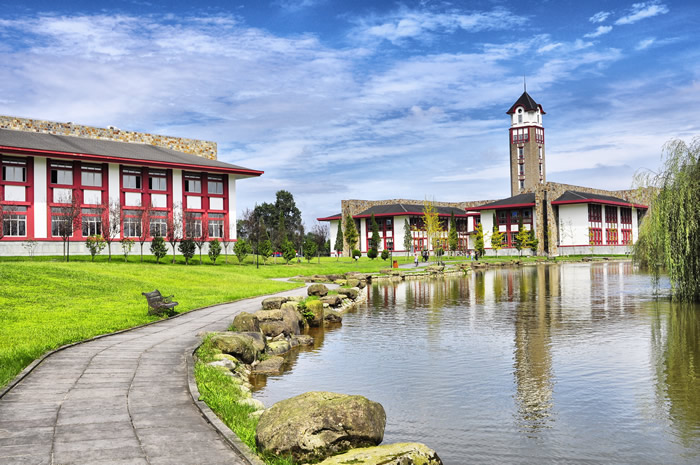
#> input picture 1.jpg, 700 x 465 px
$ python exp_2.py
#> lines starting #> are read from the running program, lines starting #| are printed output that depends on the picture
import random

import numpy as np
import cv2
import matplotlib.pyplot as plt

plt.rcParams['font.sans-serif'] = ['SimHei']


def link(r, a, b, c, d):
    ab = [a, b]
    cd = [c, d]
    s = ((cd[1] - cd[0]) / (ab[1] - ab[0])) * (r - ab[0]) + cd[0]
    return s


def global_linear_transmation(im, c=0, d=255):
    img = im.copy()
    maxV = img.max()
    minV = img.min()
    if maxV == minV:
        return np.uint8(img)
    for i in range(img.shape[0]):
        for j in range(img.shape[1]):
            img[i, j] = ((d - c) / (maxV - minV)) * (img[i, j] - minV) + c
            return np.uint8(img)


def gamma_trans(img, gamma):
    gamma_table = [np.power(x / 255.0, gamma) * 255.0 for x in range(256)]
    gamma_table = np.round(np.array(gamma_table)).astype(np.uint8)
    return cv2.LUT(img, gamma_table)


img = cv2.imread('1.jpg')
#> img is the input picture: shape (465, 700, 3); mean B, G, R 162.3, 162, 152.7
img = cv2.cvtColor(img, cv2.COLOR_BGR2RGB)
plt.subplot(4, 3, 1)
dark_img = gamma_trans(img, 4)
plt.title("变暗后")
plt.imshow(dark_img)

plt.subplot(4, 3, 2)
light_img = gamma_trans(img, 0.4)
plt.title("变亮后")
plt.imshow(light_img)

plt.subplot(4, 3, 3)
low_contrast_img = cv2.convertScaleAbs(img, alpha=0.5, beta=128)
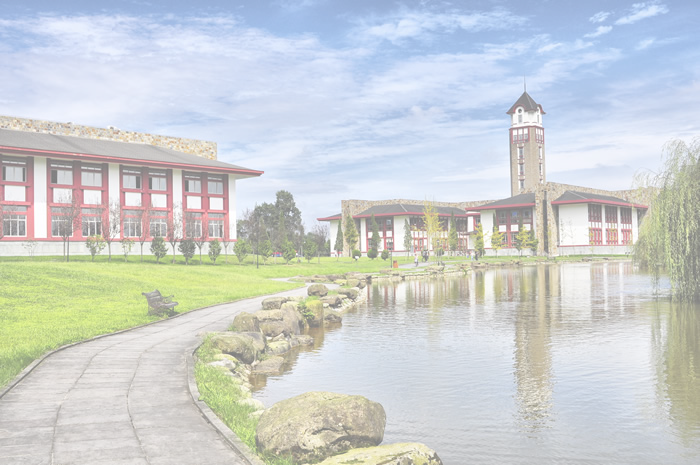
#> low_contrast_img: shape (465, 700, 3); mean R, G, B 204.3, 209, 209.1
plt.title("降低对比度")
plt.imshow(low_contrast_img)

plt.subplot(4, 3, 4)
hist1 = cv2.calcHist([dark_img], [0], None, [256], [0, 255])
#> hist1 = 256 values, max 13872 at index 1, min 0 at index 51, mean 1269.4
plt.plot(hist1)

plt.subplot(4, 3, 5)
hist2 = cv2.calcHist([light_img], [0], None, [256], [0, 255])
#> hist2 = 256 values, max 7836 at index 217, min 0 at index 1, mean 1268.8
plt.plot(hist2)

plt.subplot(4, 3, 6)
hist3 = cv2.calcHist([low_contrast_img], [0], None, [256], [0, 255])
#> hist3 = 256 values, max 11746 at index 212, min 0 at index 0, mean 1268.8
plt.plot(hist3)

plt.subplot(4, 3, 7)
gray_img = cv2.cvtColor(img, cv2.COLOR_BGR2GRAY)
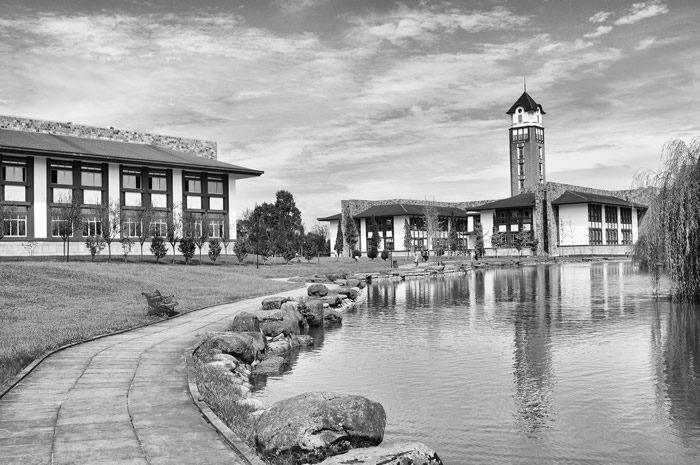
#> gray_img: shape (465, 700); min 0, max 255, mean 161
equalized_img = cv2.equalizeHist(gray_img)
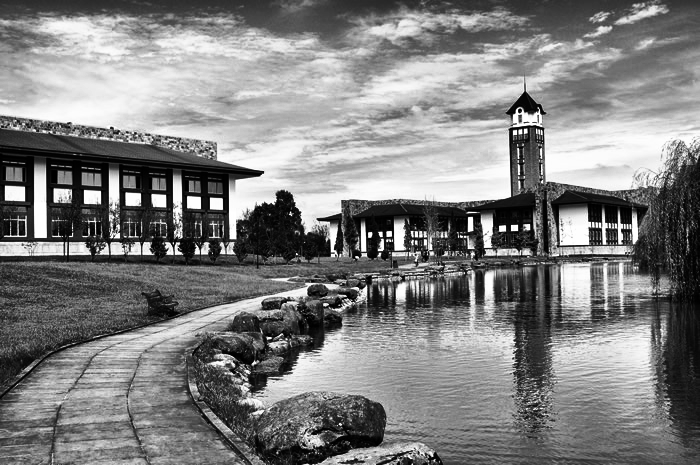
#> equalized_img: shape (465, 700); min 0, max 255, mean 128.3
plt.title("均衡化处理")
plt.imshow(equalized_img)

plt.subplot(4, 3, 8)
plt.title("全局线性变换")
globals_transform = global_linear_transmation(img, d=222)
#> in global_linear_transmation, `maxV = img.max()`: maxV = 255
#> in global_linear_transmation, `minV = img.min()`: minV = 0
#> after the loop in global_linear_transmation, `for i in range(img.shape[0]):`: img: shape (465, 700, 3); mean R, G, B 152.7, 162, 162.3
plt.imshow(globals_transform)

plt.subplot(4, 3, 9)
gamma_ = gamma_trans(img, 1)
plt.title("gamma")
plt.imshow(gamma_)
plt.subplot(4, 3, 11)
hist4 = cv2.calcHist([gray_img], [0], None, [256], [0, 255])
#> hist4 = 256 values, max 3443 at index 203, min 0 at index 255, mean 1271.3
plt.plot(hist4)
plt.subplot(4, 3, 12)
hist5 = cv2.calcHist([globals_transform], [0], None, [256], [0, 255])
#> hist5 = 256 values, max 4035 at index 170, min 0 at index 255, mean 1269.4
plt.plot(hist5)
plt.subplot(4, 3, 10)
hist6 = cv2.calcHist([gamma_], [0], None, [256], [0, 255])
#> hist6 has the same summary as hist5
plt.plot(hist6)
plt.show()
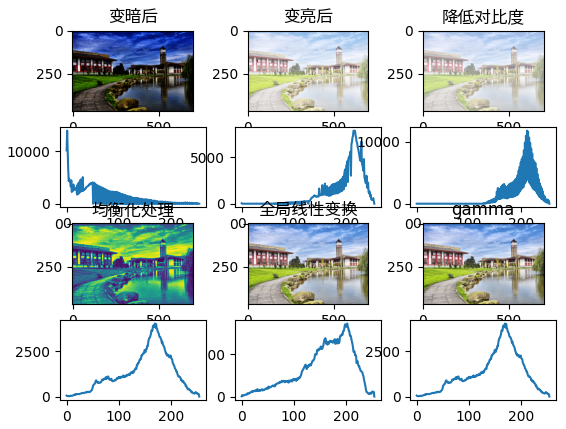
#> figure drawn by matplotlib, 12 panels; panel 4: curve peaks at x = 1, y = 13872; panel 5: curve peaks at x = 217, y = 7836; panel 6: curve peaks at x = 212, y = 11746; panel 10: curve peaks at x = 203, y = 3443


def addSaltAndPepper(src, percentage):
#> called with percentage = 0.05
    NoiseImg = src.copy()
    NoiseNum = int(percentage * src.shape[0] * src.shape[1])
#> NoiseNum = 16275
    for i in range(NoiseNum):
        randX = random.randint(0, src.shape[0] - 1)
        randY = random.randint(0, src.shape[1] - 1)
        if random.randint(0, 1) == 0:
            NoiseImg[randX, randY] = 0
        else:
            NoiseImg[randX, randY] = 255
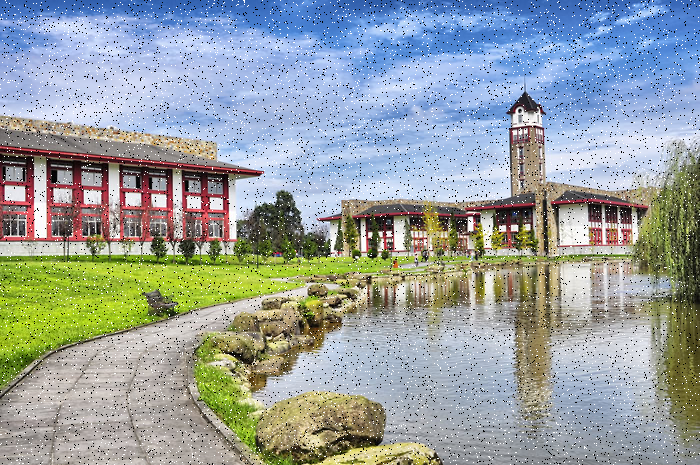
#> NoiseImg: shape (465, 700, 3); mean R, G, B 151.4, 160.2, 160.6
    return NoiseImg


def addGaussianNoise(src, means, sigma):
#> called with means = 0, sigma = 0.05
    NoiseImg = src / src.max()
    rows = NoiseImg.shape[0]
#> rows = 465
    cols = NoiseImg.shape[1]
#> cols = 700
    for i in range(rows):
        for j in range(cols):
            NoiseImg[i, j] = NoiseImg[i, j] + random.gauss(means, sigma)
            if (NoiseImg[i, j] < 0).all():
                NoiseImg[i, j] = 0
            elif (NoiseImg[i, j] > 1).all():
                NoiseImg[i, j] = 1
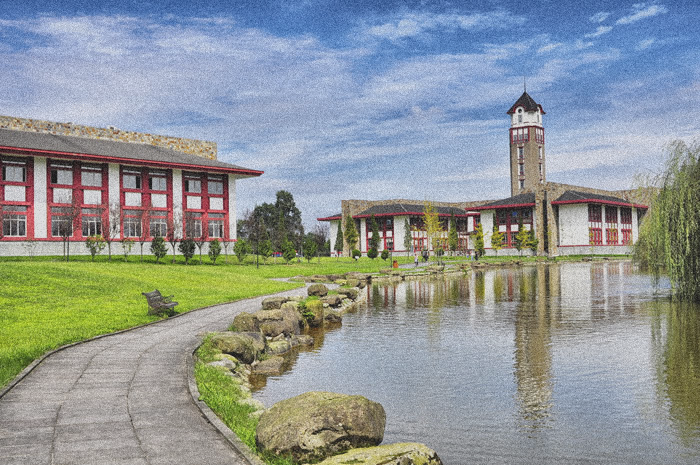
#> NoiseImg: shape (465, 700, 3) float64; mean R, G, B 0.599, 0.635, 0.637; drawn with min black and max white
    NoiseImg = np.uint8(NoiseImg * 255)
    return NoiseImg


SaltAndPepper = addSaltAndPepper(img, 0.05)
GaussianNoise = addGaussianNoise(img, 0, 0.05)


def prewitt(img):
    kernel_x = np.array([[-1, 0, 1],
                         [-1, 0, 1],
                         [-1, 0, 1]])
    kernel_y = np.array([[-1, -1, -1],
                         [0, 0, 0],
                         [1, 1, 1]])
    img_prewitt_x = cv2.filter2D(img, -1, kernel_x)
    img_prewitt_y = cv2.filter2D(img, -1, kernel_y)
    img_prewitt = cv2.addWeighted(img_prewitt_x, 0.5, img_prewitt_y, 0.5, 0)

    return img_prewitt


def sobel(img):
    kernel_x = np.array([[-1, 0, 1],
                         [-2, 0, 2],
                         [-1, 0, 1]])
    kernel_y = np.array([[-1, -2, -1],
                         [0, 0, 0],
                         [1, 2, 1]])
    img_sobel_x = cv2.filter2D(img, -1, kernel_x)
    img_sobel_y = cv2.filter2D(img, -1, kernel_y)
    img_sobel = cv2.addWeighted(img_sobel_x, 0.5, img_sobel_y, 0.5, 0)
    return img_sobel


plt.subplot(1, 2, 1)
plt.title("椒盐噪声")
plt.imshow(SaltAndPepper)
plt.subplot(1, 2, 2)
plt.title("高斯噪声")
plt.imshow(GaussianNoise)

plt.show()
plt.subplot(2, 6, 1)
plt.title("椒盐噪声")
plt.imshow(SaltAndPepper)
plt.subplot(2, 6, 7)
plt.imshow(GaussianNoise)

blur_1 = cv2.blur(SaltAndPepper, (3, 3))

plt.subplot(2, 6, 2)
plt.title("均值滤波")
plt.imshow(blur_1)
medianBlur_1 = cv2.medianBlur(SaltAndPepper, 3)
plt.subplot(2, 6, 3)
plt.title("中值滤波")
plt.imshow(medianBlur_1)
SaltAndPepper_1 = cv2.GaussianBlur(SaltAndPepper, (3, 3), 1)
plt.subplot(2, 6, 4)
plt.title("高斯滤波")
plt.imshow(SaltAndPepper_1)
prewitt_1 = prewitt(SaltAndPepper)
plt.subplot(2, 6, 5)
plt.title("sobel")
plt.imshow(prewitt_1)
sobel_2 = sobel(SaltAndPepper)
plt.subplot(2, 6, 6)
plt.title("sobel")
plt.imshow(sobel_2)

blur_2 = cv2.blur(GaussianNoise, (3, 3))
plt.subplot(2, 6, 8)
plt.title("均值滤波")
plt.imshow(blur_2)
medianBlur_2 = cv2.medianBlur(GaussianNoise, 3)
plt.subplot(2, 6, 9)
plt.title("中值滤波")
plt.imshow(medianBlur_2)
SaltAndPepper_2 = cv2.GaussianBlur(GaussianNoise, (3, 3), 1)
plt.subplot(2, 6, 10)
plt.title("高斯滤波")
plt.imshow(SaltAndPepper_2)

prewitt_2 = prewitt(GaussianNoise)
plt.subplot(2, 6, 11)
plt.title("prewitt")
plt.imshow(prewitt_2)
sobel_2 = sobel(GaussianNoise)
#> in sobel (call 2), `img_sobel = cv2.addWeighted(img_sobel_x, 0.5, img_sobel_y, 0.5, 0)`:
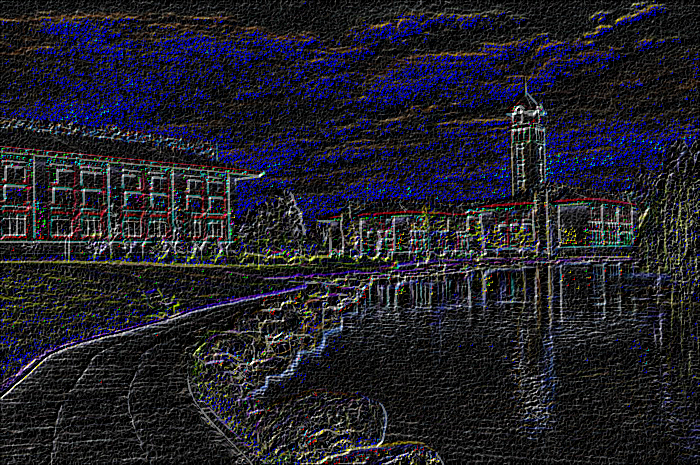
#> img_sobel: shape (465, 700, 3); mean R, G, B 33.3, 32.8, 42.2
plt.subplot(2, 6, 12)
plt.title("sobel")
plt.imshow(sobel_2)
plt.show()

$ run again, with 2.png saved as 1.jpg
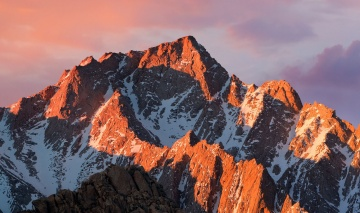
#> input picture 2.png, 360 x 213 px
#> img is the input picture: shape (213, 360, 3); mean B, G, R 101.8, 100.9, 131.9
#> hist1 = 256 values, max 17116 at index 0, min 0 at index 51, mean 296.7
#> hist2 = 256 values, max 1727 at index 243, min 0 at index 1, mean 296.4
#> hist3 = 256 values, max 2568 at index 216, min 0 at index 0, mean 296.4
#> `equalized_img = cv2.equalizeHist(gray_img)`:
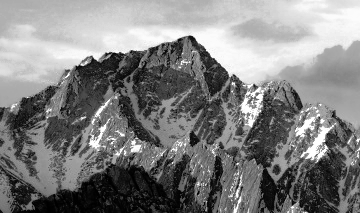
#> equalized_img: shape (213, 360); min 0, max 255, mean 128.5
#> maxV = 255
#> minV = 0
#> hist4 = 256 values, max 1490 at index 154, min 0 at index 206, mean 299.5
#> hist5 = 256 values, max 881 at index 177, min 0 at index 255, mean 296.7
#> hist6 has the same summary as hist5
#> in sobel (call 2), `img_sobel = cv2.addWeighted(img_sobel_x, 0.5, img_sobel_y, 0.5, 0)`:
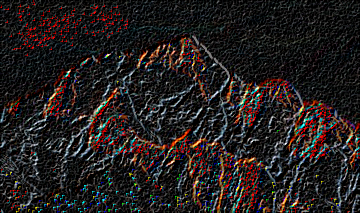
#> img_sobel: shape (213, 360, 3); mean R, G, B 36, 31, 30.8
